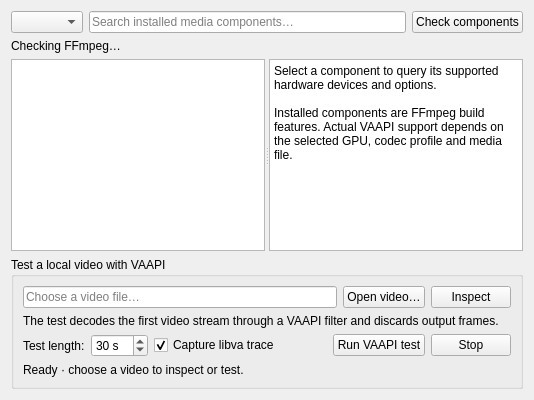
<?xml version="1.0" encoding="UTF-8"?>
<ui version="4.0">
 <class>MediaTab</class>
 <widget class="QWidget" name="mediaPage">
  <layout class="QVBoxLayout" name="mediaLayout" stretch="0,0,1,0">
   <item>
    <layout class="QHBoxLayout" name="mediaTools" stretch="0,1,0">
     <item>
      <widget class="QComboBox" name="codecFilter"/>
     </item>
     <item>
      <widget class="QLineEdit" name="codecSearch">
       <property name="placeholderText"><string notr="true">Search installed media components…</string></property>
       <property name="clearButtonEnabled"><bool>true</bool></property>
      </widget>
     </item>
     <item>
      <widget class="QPushButton" name="checkMediaButton">
       <property name="text"><string notr="true">Check components</string></property>
      </widget>
     </item>
    </layout>
   </item>
   <item>
    <widget class="QLabel" name="mediaStatus">
     <property name="text"><string notr="true">Checking FFmpeg…</string></property>
     <property name="wordWrap"><bool>true</bool></property>
     <property name="textFormat"><enum>Qt::PlainText</enum></property>
     <property name="textInteractionFlags"><set>Qt::TextSelectableByMouse</set></property>
    </widget>
   </item>
   <item>
    <widget class="QSplitter" name="mediaSplitter">
     <property name="orientation"><enum>Qt::Horizontal</enum></property>
     <widget class="QTableView" name="codecTable">
      <property name="alternatingRowColors"><bool>true</bool></property>
      <property name="showGrid"><bool>false</bool></property>
      <property name="selectionBehavior"><enum>QAbstractItemView::SelectRows</enum></property>
      <property name="selectionMode"><enum>QAbstractItemView::SingleSelection</enum></property>
      <property name="editTriggers"><set>QAbstractItemView::NoEditTriggers</set></property>
     </widget>
     <widget class="QPlainTextEdit" name="codecDetails">
      <property name="readOnly"><bool>true</bool></property>
      <property name="placeholderText"><string notr="true">Select a component to query its supported hardware devices and options.</string></property>
      <property name="plainText">
       <string notr="true">Select a component to query its supported hardware devices and options.

Installed components are FFmpeg build features. Actual VAAPI support depends on the selected GPU, codec profile and media file.</string>
      </property>
     </widget>
    </widget>
   </item>
   <item>
    <widget class="QGroupBox" name="testGroup">
     <property name="title"><string notr="true">Test a local video with VAAPI</string></property>
     <layout class="QVBoxLayout" name="testLayout">
      <item>
       <layout class="QHBoxLayout" name="fileLayout" stretch="1,0,0">
        <item>
         <widget class="QLineEdit" name="videoPath">
          <property name="readOnly"><bool>true</bool></property>
          <property name="placeholderText"><string notr="true">Choose a video file…</string></property>
         </widget>
        </item>
        <item>
         <widget class="QPushButton" name="openVideoButton">
          <property name="text"><string notr="true">Open video…</string></property>
         </widget>
        </item>
        <item>
         <widget class="QPushButton" name="inspectVideoButton">
          <property name="text"><string notr="true">Inspect</string></property>
         </widget>
        </item>
       </layout>
      </item>
      <item>
       <widget class="QLabel" name="videoInfo">
        <property name="text"><string notr="true">The test decodes the first video stream through a VAAPI filter and discards output frames.</string></property>
        <property name="wordWrap"><bool>true</bool></property>
        <property name="textFormat"><enum>Qt::PlainText</enum></property>
        <property name="textInteractionFlags"><set>Qt::TextSelectableByMouse</set></property>
       </widget>
      </item>
      <item>
       <layout class="QHBoxLayout" name="testRow">
        <item>
         <widget class="QLabel" name="testLengthLabel">
          <property name="text"><string notr="true">Test length:</string></property>
         </widget>
        </item>
        <item>
         <widget class="QSpinBox" name="testSeconds">
          <property name="minimum"><number>1</number></property>
          <property name="maximum"><number>600</number></property>
          <property name="value"><number>30</number></property>
          <property name="suffix"><string notr="true"> s</string></property>
         </widget>
        </item>
        <item>
         <widget class="QCheckBox" name="captureTrace">
          <property name="text"><string notr="true">Capture libva trace</string></property>
          <property name="checked"><bool>true</bool></property>
         </widget>
        </item>
        <item>
         <spacer name="testRowSpacer">
          <property name="orientation"><enum>Qt::Horizontal</enum></property>
          <property name="sizeType"><enum>QSizePolicy::Expanding</enum></property>
          <property name="sizeHint" stdset="0">
           <size>
            <width>40</width>
            <height>20</height>
           </size>
          </property>
         </spacer>
        </item>
        <item>
         <widget class="QPushButton" name="runTestButton">
          <property name="text"><string notr="true">Run VAAPI test</string></property>
         </widget>
        </item>
        <item>
         <widget class="QPushButton" name="stopTestButton">
          <property name="text"><string notr="true">Stop</string></property>
         </widget>
        </item>
       </layout>
      </item>
      <item>
       <widget class="QLabel" name="testStatus">
        <property name="text"><string notr="true">Ready · choose a video to inspect or test.</string></property>
        <property name="wordWrap"><bool>true</bool></property>
        <property name="textFormat"><enum>Qt::PlainText</enum></property>
        <property name="textInteractionFlags"><set>Qt::TextSelectableByMouse</set></property>
       </widget>
      </item>
     </layout>
    </widget>
   </item>
  </layout>
 </widget>
</ui>
